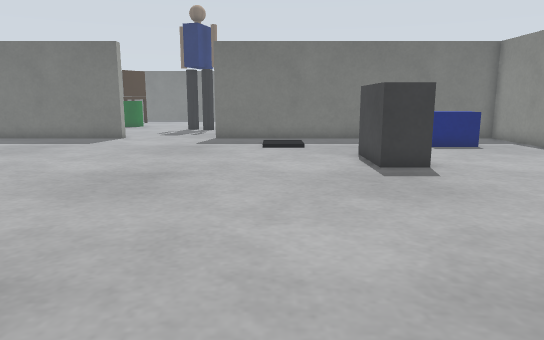
view 1 (above)

20 first-person views from a walk through a robot-simulator world made for Gazebo. The camera is 0.39 m above the floor, tilts 10° down and sees 70° across. The floor is counted in squares, 0.2 m on a side. Each view is taken from the middle of a square. On the plan, view 1 faces up. The plan holds only what a view shows up to about 19 squares ahead; the rest is blank. The place goes on beyond the plan.

view 2
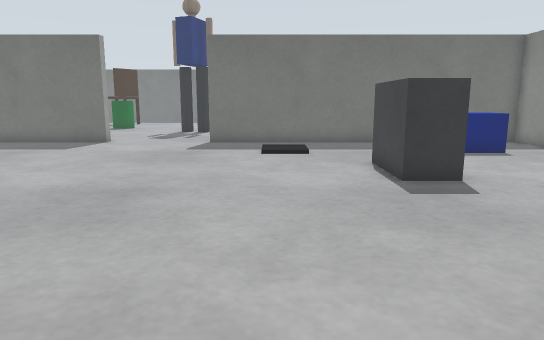

view 3
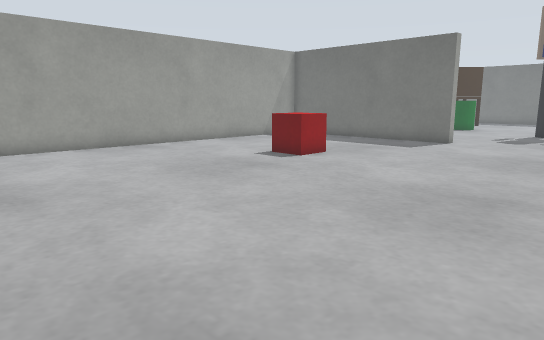

view 4
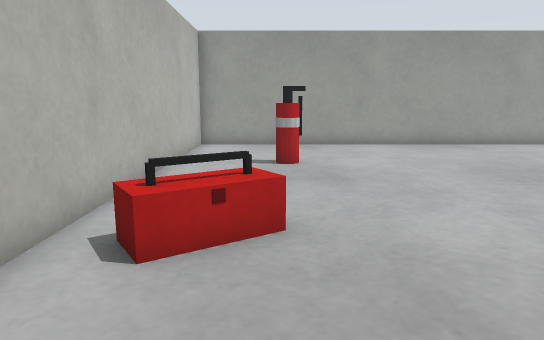

view 5
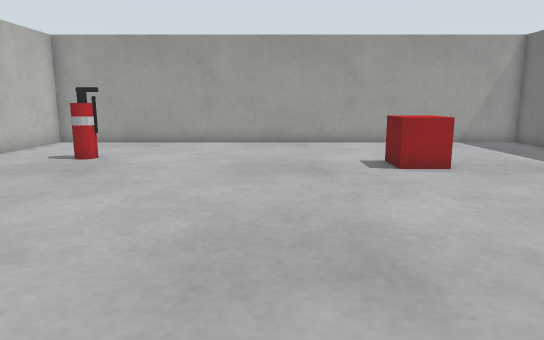

view 6
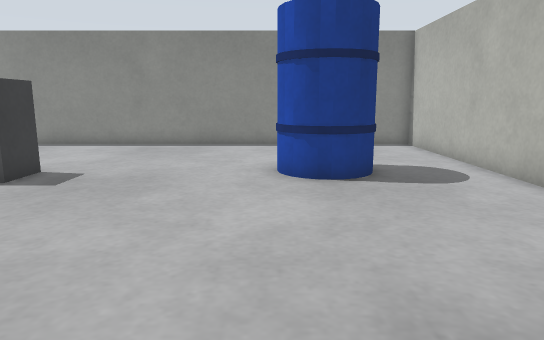

view 7
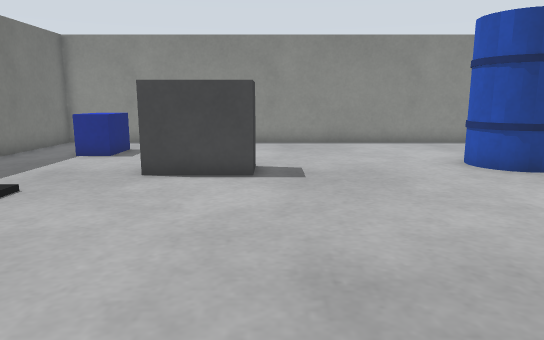

view 8
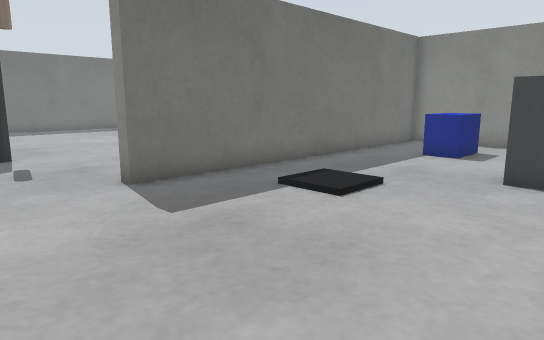

view 9
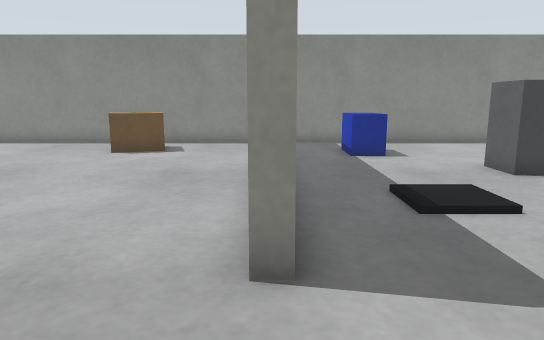

view 10
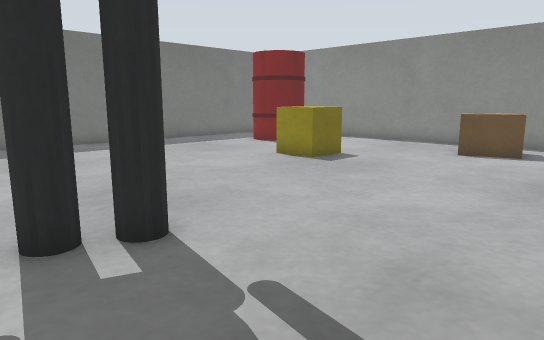

view 11
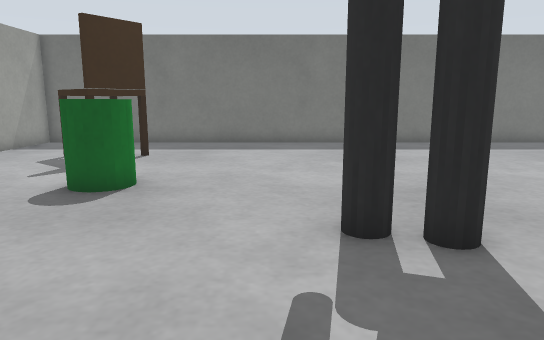

view 12
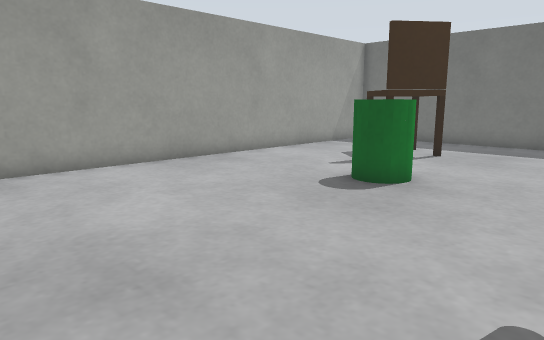

view 13
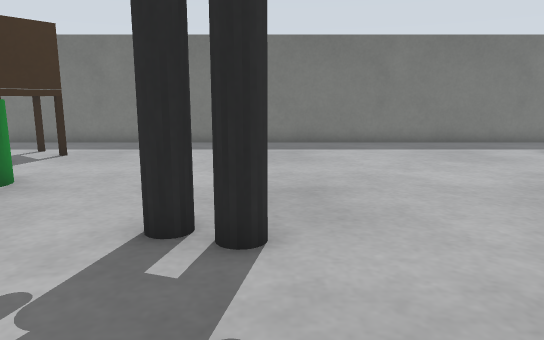

view 14
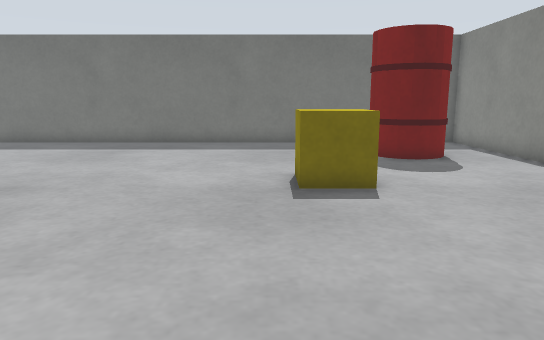

view 15
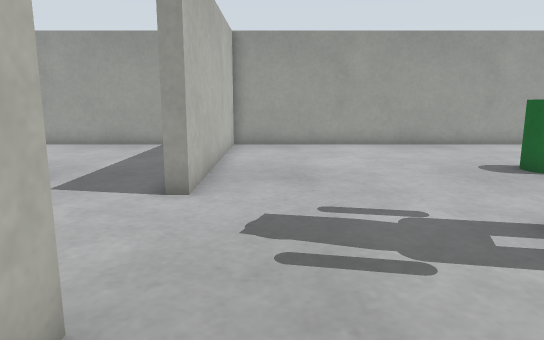

view 16
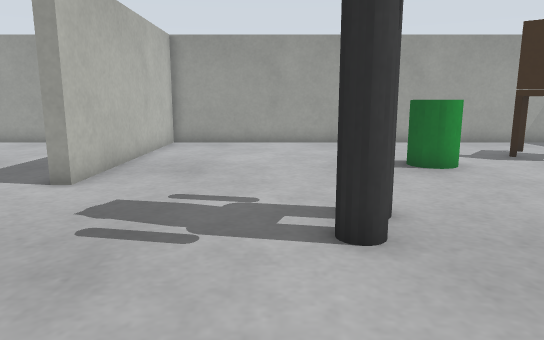

view 17
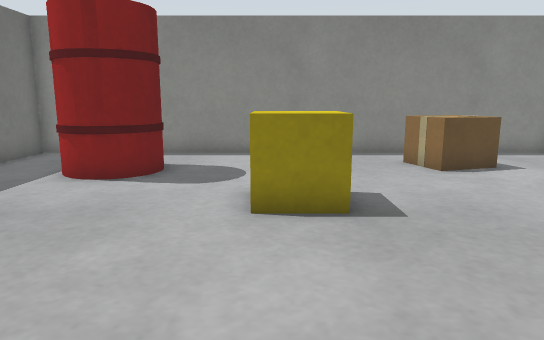

view 18
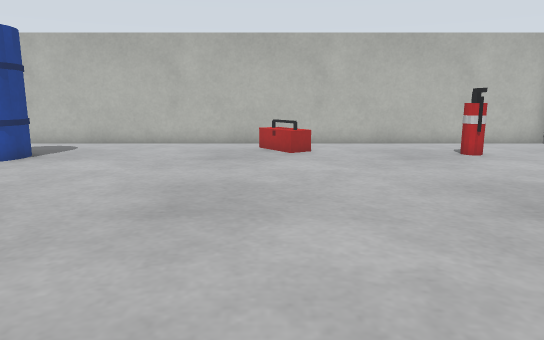

view 19
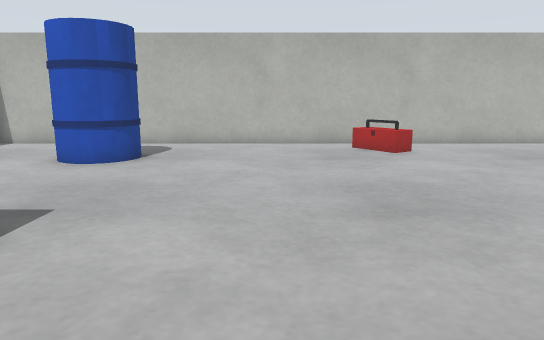

view 20
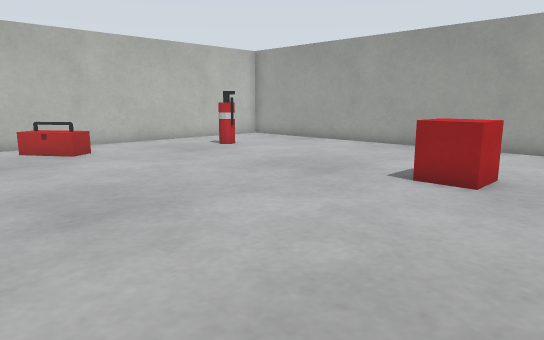

### Floor plan
Key: @ floor where view 1 was taken; # wall or solid block; . main floor; : floor 0.05 m higher than the main floor; B blue box; G grey box; R red box; E fire extinguisher; A barrel; C cardboard box; Y yellow box; H chair; N green cylinder; O other object.
Columns run from 18 left of view 1 to 12 right of it. Each row starts with its distance up from view 1.
 41 ###############################
 40 #.............................#
 39 #.............................#
 38 #.........................  ..#
 37 #....H...................A  ..#
 36 #...H H..................A A..#
 35 #....H....................A...#
 34 #.............................#
 33 #.............................#
 32 #......N..............YY......#
 31 #.....NNN.............YY......#
 30 #......N......................#
 29 #.............................#
 28 #...........OO.............C..#
 27 #............OO...........CCC.#
 26 #.........................CCC.#
 25 #..........................C..#
 24 #.............................#
 23 #.............................#
 22 #.............................#
 21 ###########.....###############
 20 #...  ........................#
 19 #.............................#
 18 #.................::.....BBB..#
 17 #.................::.....BBB..#
 16 #.............................#
 15 #.............................#
 14 #.....RRR............GGG......#
 13 #.....RRR............G  ......#
 12 #....................GGG......#
 11 #.............................#
 10 #.............................#
  9 #.............................#
  8 #.............................#
  7 #.............................#
  6 #.............................#
  5 #......................A......#
  4 #.....................A A.....#
  3 #....E................A  .....#
  2 #....EE.....O..........A......#
  1 #...........OO............... #
  0 #............O....@...........#
 -1 ###############################

Positions as (right, up) in squares from view 1, and headings:
1: (0, 0), facing up
2: (0, 2), facing up
3: (-1, 2), facing up-left
4: (0, 2), facing left
5: (1, 9), facing left
6: (-6, 5), facing right
7: (-7, 11), facing right
8: (-7, 12), facing up-right
9: (-7, 21), facing right
10: (-7, 22), facing up-right
11: (-7, 22), facing up
12: (-6, 22), facing up-left
13: (-4, 22), facing up
14: (3, 22), facing up
15: (0, 23), facing left
16: (1, 26), facing left
17: (-3, 32), facing right
18: (-5, 17), facing down
19: (-1, 17), facing down
20: (-1, 17), facing down-left
